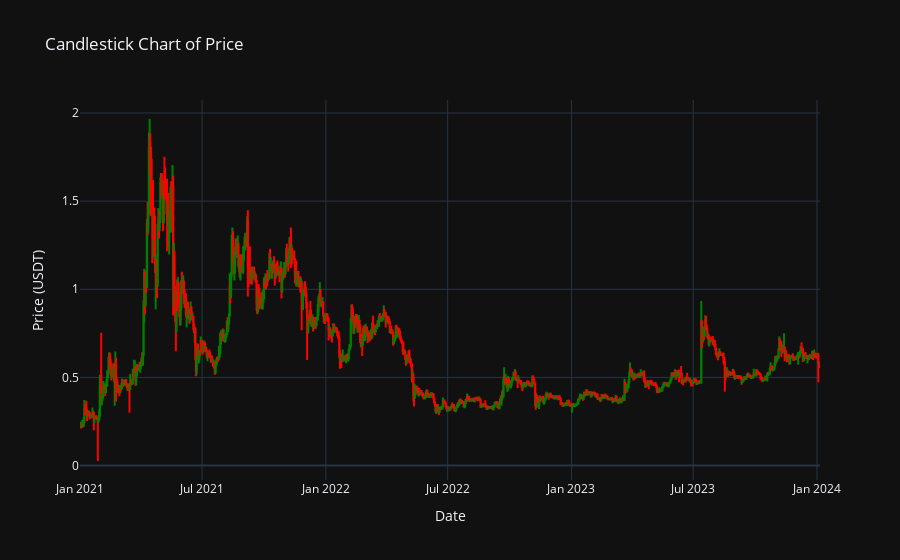

Notebook cell for this chart:
### Code cell
import plotly.graph_objects as go
# Create a candlestick chart using Plotly
fig = go.Figure(data=[go.Candlestick(
    x=df['date'],
    open=df['open'],
    high=df['high'],
    low=df['low'],
    close=df['close'],
    increasing_line_color='green',  # Green for price increase
    decreasing_line_color='red',    # Red for price decrease
)])
# Customize layout
fig.update_layout(
    title='Candlestick Chart of Price',
    xaxis_title='Date',
    yaxis_title='Price (USDT)',
    template='plotly_dark',  # Set a dark theme for the plot
    xaxis_rangeslider_visible=False  # Optionally hide the range slider
)

# Show the plot
fig.show()

### Figure 1 — Plotly figure (JSON) as saved in the notebook; plotly's stock layout.template omitted (floating-point values rounded to 4 significant figures; data arrays with more than 128 entries replaced by an {"elided": "..."} marker saying what was removed)
{"data": [{"close": {"elided": "1100 float values"}, "decreasing": {"line": {"color": "red"}}, "high": {"elided": "1100 float values"}, "increasing": {"line": {"color": "green"}}, "low": {"elided": "1100 float values"}, "open": {"elided": "1100 float values"}, "type": "candlestick", "x": {"elided": "1100 str values"}}], "layout": {"title": {"text": "Candlestick Chart of Price"}, "xaxis": {"rangeslider": {"visible": false}, "title": {"text": "Date"}}, "yaxis": {"title": {"text": "Price (USDT)"}}}}
